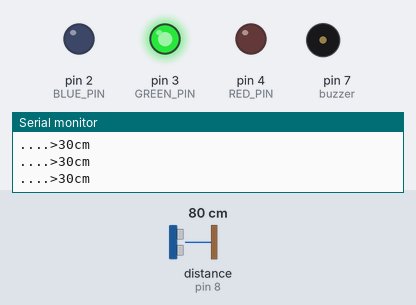
Simulated run of this sketch. Board: Arduino Uno, built with avr-gcc and run on an emulated ATmega328P. On the bench: output pins drawn as LEDs (lit = HIGH), buzzer (waves = sounding), the last lines printed to the serial monitor. Wiring (inferred from the names in the program): ultrasonic range finder: trigger pin 9; echo pin 8. The inputs (shaded band) are chosen by the test bench; at power-on: distance to the obstacle (sensor on pin 8) 80 cm. The echo pulse lasts 58.3 µs per cm; pins used as bus, display or sensor lines are not drawn.

Above: at 1.2 s.
1.3 s: distance to the obstacle (sensor on pin 8) set to 32 cm
2.8 s: distance to the obstacle (sensor on pin 8) set to 28 cm
At 3.5 s:
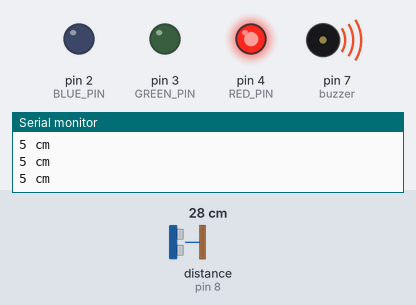
4.3 s: distance to the obstacle (sensor on pin 8) set to 35 cm
At 4.52 s:
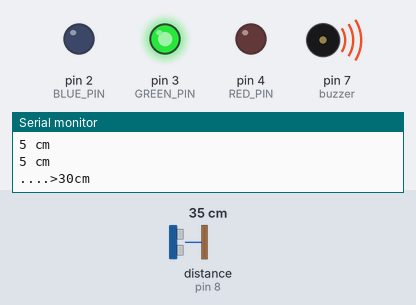
6.0 s: distance to the obstacle (sensor on pin 8) set to 2 cm
At 7.2 s:
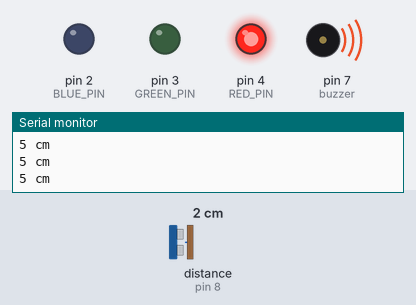
7.5 s: distance to the obstacle (sensor on pin 8) set to 60 cm
At 9.0 s:
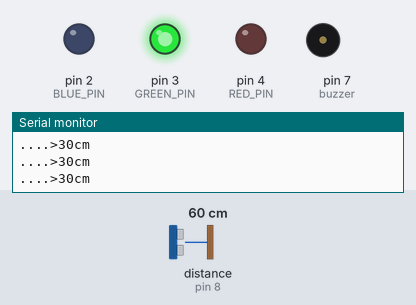
Timing chart, 0 to 10.3 s (numbered marks = the images above; inputs shaded):
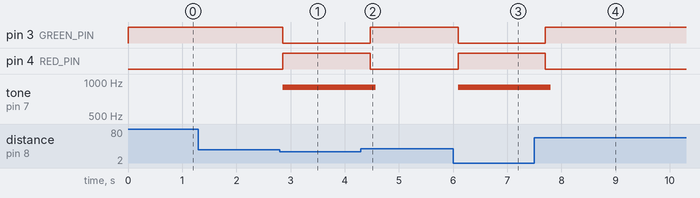

The sketch:

ultrasonic_kamyi.ino
```cpp
#define trigPin 9
#define echoPin 8

const int RED_PIN = 4;
const int GREEN_PIN = 3;
const int BLUE_PIN = 2;

const int buzzer = 7;

int maxDistance = 30;
int minDistance = 2;
long microSecond, cmDistance;
int ledTime = 100;

void setup() {
 Serial.begin (9600);
 pinMode(trigPin, OUTPUT);
 pinMode(echoPin, INPUT);

pinMode(RED_PIN, OUTPUT);
pinMode(GREEN_PIN, OUTPUT);
pinMode(BLUE_PIN, OUTPUT);


 }
void loop() {
 digitalWrite(trigPin, LOW);
 delayMicroseconds(2);
 digitalWrite(trigPin, HIGH);
 delayMicroseconds(10);
 digitalWrite(trigPin, LOW);
 microSecond = pulseIn(echoPin, HIGH);
 cmDistance = microSecond/58.3;
 if (cmDistance >= maxDistance)
 {
 Serial.println("....>30cm");
  digitalWrite(RED_PIN, LOW);
  digitalWrite(GREEN_PIN, HIGH);
  digitalWrite(BLUE_PIN, LOW);

  delay(ledTime);

  noTone(buzzer);

 }
 else if (cmDistance <= maxDistance)
 {
  Serial.println("5 cm");
  digitalWrite(RED_PIN, HIGH);
  digitalWrite(GREEN_PIN, LOW);
  digitalWrite(BLUE_PIN, LOW);

  tone(buzzer, 900, 700);


  delay(ledTime);
  }
 else if (cmDistance <= minDistance)
 {
  Serial.println("....< 2cm");
 }
 else {
 Serial.print(cmDistance);
 Serial.println(" cm");
 }
   delay(100);
 }
```

Measured:
- the behaviour switches between 31 and 30 cm on distance to the obstacle (sensor on pin 8) (found by bisection; images 0 and 1)
- after the input at 2.8 s, pin 3 (GREEN_PIN): HIGH → LOW after 0.06 s; pin 4 (RED_PIN): LOW → HIGH after 0.06 s; tone on pin 7 (buzzer): silent → 900 Hz after 0.06 s
- after the input at 4.3 s, pin 3 (GREEN_PIN): LOW → HIGH after 0.18 s; pin 4 (RED_PIN): HIGH → LOW after 0.18 s; tone on pin 7 (buzzer): 900 Hz → silent after 0.28 s
- after the input at 6.0 s, pin 3 (GREEN_PIN): HIGH → LOW after 0.10 s; pin 4 (RED_PIN): LOW → HIGH after 0.10 s; tone on pin 7 (buzzer): silent → 900 Hz after 0.10 s
- after the input at 7.5 s, pin 3 (GREEN_PIN): LOW → HIGH after 0.20 s; pin 4 (RED_PIN): HIGH → LOW after 0.20 s; tone on pin 7 (buzzer): 900 Hz → silent after 0.30 s
